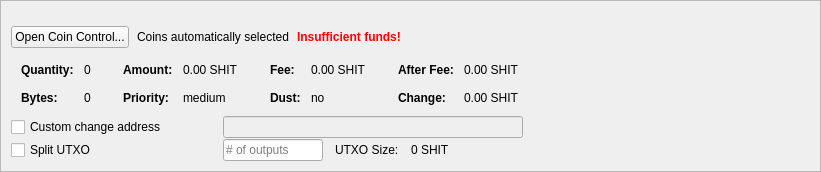
         <widget class="QFrame" name="frameCoinControl">
          <property name="sizePolicy">
           <sizepolicy hsizetype="Expanding" vsizetype="Expanding">
            <horstretch>0</horstretch>
            <verstretch>0</verstretch>
           </sizepolicy>
          </property>
          <property name="maximumSize">
           <size>
            <width>16777215</width>
            <height>16777215</height>
           </size>
          </property>
          <property name="frameShape">
           <enum>QFrame::StyledPanel</enum>
          </property>
          <property name="frameShadow">
           <enum>QFrame::Sunken</enum>
          </property>
          <layout class="QVBoxLayout" name="verticalLayoutCoinControl2">
           <property name="spacing">
            <number>0</number>
           </property>
           <property name="leftMargin">
            <number>0</number>
           </property>
           <property name="topMargin">
            <number>0</number>
           </property>
           <property name="rightMargin">
            <number>0</number>
           </property>
           <property name="bottomMargin">
            <number>0</number>
           </property>
           <item>
            <widget class="QFrame" name="frameCoinControl_BG">
             <layout class="QVBoxLayout" name="verticalLayoutCoinControl" stretch="0,0,0,0,0,0">
              <property name="spacing">
               <number>1</number>
              </property>
              <property name="leftMargin">
               <number>10</number>
              </property>
              <property name="topMargin">
               <number>10</number>
              </property>
              <item>
               <layout class="QHBoxLayout" name="horizontalLayoutCoinControl1">
                <property name="bottomMargin">
                 <number>15</number>
                </property>
                <item>
                 <layout class="QVBoxLayout" name="verticalLayout_3">
                  <property name="spacing">
                   <number>6</number>
                  </property>
                 </layout>
                </item>
               </layout>
              </item>
              <item>
               <layout class="QHBoxLayout" name="horizontalLayoutCoinControl2" stretch="0,0,0,0">
                <property name="spacing">
                 <number>8</number>
                </property>
                <property name="bottomMargin">
                 <number>10</number>
                </property>
                <item>
                 <widget class="QPushButton" name="pushButtonCoinControl">
                  <property name="sizePolicy">
                   <sizepolicy hsizetype="Minimum" vsizetype="Fixed">
                    <horstretch>0</horstretch>
                    <verstretch>0</verstretch>
                   </sizepolicy>
                  </property>
                  <property name="styleSheet">
                   <string notr="true"/>
                  </property>
                  <property name="text">
                   <string>Open Coin Control...</string>
                  </property>
                  <property name="autoDefault">
                   <bool>false</bool>
                  </property>
                 </widget>
                </item>
                <item>
                 <widget class="QLabel" name="labelCoinControlAutomaticallySelected">
                  <property name="text">
                   <string>Coins automatically selected</string>
                  </property>
                  <property name="margin">
                   <number>5</number>
                  </property>
                 </widget>
                </item>
                <item>
                 <widget class="QLabel" name="labelCoinControlInsuffFunds">
                  <property name="font">
                   <font>
                    <weight>75</weight>
                    <bold>true</bold>
                   </font>
                  </property>
                  <property name="styleSheet">
                   <string notr="true">color:red;font-weight:bold;</string>
                  </property>
                  <property name="text">
                   <string>Insufficient funds!</string>
                  </property>
                  <property name="margin">
                   <number>5</number>
                  </property>
                 </widget>
                </item>
                <item>
                 <spacer name="horizontalSpacerCoinControl">
                  <property name="orientation">
                   <enum>Qt::Horizontal</enum>
                  </property>
                  <property name="sizeHint" stdset="0">
                   <size>
                    <width>40</width>
                    <height>1</height>
                   </size>
                  </property>
                 </spacer>
                </item>
               </layout>
              </item>
              <item>
               <widget class="QWidget" name="widgetCoinControl" native="true">
                <property name="sizePolicy">
                 <sizepolicy hsizetype="Preferred" vsizetype="Preferred">
                  <horstretch>0</horstretch>
                  <verstretch>0</verstretch>
                 </sizepolicy>
                </property>
                <property name="minimumSize">
                 <size>
                  <width>0</width>
                  <height>0</height>
                 </size>
                </property>
                <property name="styleSheet">
                 <string notr="true"/>
                </property>
                <layout class="QHBoxLayout" name="horizontalLayoutCoinControl5">
                 <property name="leftMargin">
                  <number>0</number>
                 </property>
                 <property name="topMargin">
                  <number>0</number>
                 </property>
                 <property name="rightMargin">
                  <number>0</number>
                 </property>
                 <property name="bottomMargin">
                  <number>0</number>
                 </property>
                 <item>
                  <layout class="QHBoxLayout" name="horizontalLayoutCoinControl3" stretch="0,0,0,1">
                   <property name="spacing">
                    <number>20</number>
                   </property>
                   <property name="topMargin">
                    <number>0</number>
                   </property>
                   <property name="bottomMargin">
                    <number>10</number>
                   </property>
                   <item>
                    <layout class="QFormLayout" name="formLayoutCoinControl1">
                     <property name="horizontalSpacing">
                      <number>10</number>
                     </property>
                     <property name="verticalSpacing">
                      <number>14</number>
                     </property>
                     <property name="leftMargin">
                      <number>10</number>
                     </property>
                     <property name="topMargin">
                      <number>4</number>
                     </property>
                     <property name="rightMargin">
                      <number>6</number>
                     </property>
                     <item row="0" column="0">
                      <widget class="QLabel" name="labelCoinControlQuantityText">
                       <property name="font">
                        <font>
                         <weight>75</weight>
                         <bold>true</bold>
                        </font>
                       </property>
                       <property name="text">
                        <string>Quantity:</string>
                       </property>
                       <property name="margin">
                        <number>0</number>
                       </property>
                      </widget>
                     </item>
                     <item row="0" column="1">
                      <widget class="QLabel" name="labelCoinControlQuantity">
                       <property name="cursor">
                        <cursorShape>IBeamCursor</cursorShape>
                       </property>
                       <property name="contextMenuPolicy">
                        <enum>Qt::ActionsContextMenu</enum>
                       </property>
                       <property name="text">
                        <string notr="true">0</string>
                       </property>
                       <property name="margin">
                        <number>0</number>
                       </property>
                       <property name="textInteractionFlags">
                        <set>Qt::LinksAccessibleByMouse|Qt::TextSelectableByKeyboard|Qt::TextSelectableByMouse</set>
                       </property>
                      </widget>
                     </item>
                     <item row="1" column="0">
                      <widget class="QLabel" name="labelCoinControlBytesText">
                       <property name="font">
                        <font>
                         <weight>75</weight>
                         <bold>true</bold>
                        </font>
                       </property>
                       <property name="text">
                        <string>Bytes:</string>
                       </property>
                      </widget>
                     </item>
                     <item row="1" column="1">
                      <widget class="QLabel" name="labelCoinControlBytes">
                       <property name="cursor">
                        <cursorShape>IBeamCursor</cursorShape>
                       </property>
                       <property name="contextMenuPolicy">
                        <enum>Qt::ActionsContextMenu</enum>
                       </property>
                       <property name="text">
                        <string notr="true">0</string>
                       </property>
                       <property name="textInteractionFlags">
                        <set>Qt::LinksAccessibleByMouse|Qt::TextSelectableByKeyboard|Qt::TextSelectableByMouse</set>
                       </property>
                      </widget>
                     </item>
                    </layout>
                   </item>
                   <item>
                    <layout class="QFormLayout" name="formLayoutCoinControl2">
                     <property name="horizontalSpacing">
                      <number>10</number>
                     </property>
                     <property name="verticalSpacing">
                      <number>14</number>
                     </property>
                     <property name="leftMargin">
                      <number>6</number>
                     </property>
                     <property name="topMargin">
                      <number>4</number>
                     </property>
                     <property name="rightMargin">
                      <number>6</number>
                     </property>
                     <item row="0" column="0">
                      <widget class="QLabel" name="labelCoinControlAmountText">
                       <property name="font">
                        <font>
                         <weight>75</weight>
                         <bold>true</bold>
                        </font>
                       </property>
                       <property name="text">
                        <string>Amount:</string>
                       </property>
                       <property name="margin">
                        <number>0</number>
                       </property>
                      </widget>
                     </item>
                     <item row="0" column="1">
                      <widget class="QLabel" name="labelCoinControlAmount">
                       <property name="cursor">
                        <cursorShape>IBeamCursor</cursorShape>
                       </property>
                       <property name="contextMenuPolicy">
                        <enum>Qt::ActionsContextMenu</enum>
                       </property>
                       <property name="text">
                        <string notr="true">0.00 SHIT</string>
                       </property>
                       <property name="textInteractionFlags">
                        <set>Qt::LinksAccessibleByMouse|Qt::TextSelectableByKeyboard|Qt::TextSelectableByMouse</set>
                       </property>
                      </widget>
                     </item>
                     <item row="1" column="0">
                      <widget class="QLabel" name="labelCoinControlPriorityText">
                       <property name="font">
                        <font>
                         <weight>75</weight>
                         <bold>true</bold>
                        </font>
                       </property>
                       <property name="text">
                        <string>Priority:</string>
                       </property>
                      </widget>
                     </item>
                     <item row="1" column="1">
                      <widget class="QLabel" name="labelCoinControlPriority">
                       <property name="cursor">
                        <cursorShape>IBeamCursor</cursorShape>
                       </property>
                       <property name="contextMenuPolicy">
                        <enum>Qt::ActionsContextMenu</enum>
                       </property>
                       <property name="text">
                        <string>medium</string>
                       </property>
                       <property name="textInteractionFlags">
                        <set>Qt::LinksAccessibleByMouse|Qt::TextSelectableByKeyboard|Qt::TextSelectableByMouse</set>
                       </property>
                      </widget>
                     </item>
                    </layout>
                   </item>
                   <item>
                    <layout class="QFormLayout" name="formLayoutCoinControl3">
                     <property name="horizontalSpacing">
                      <number>10</number>
                     </property>
                     <property name="verticalSpacing">
                      <number>14</number>
                     </property>
                     <property name="leftMargin">
                      <number>6</number>
                     </property>
                     <property name="topMargin">
                      <number>4</number>
                     </property>
                     <property name="rightMargin">
                      <number>6</number>
                     </property>
                     <item row="0" column="0">
                      <widget class="QLabel" name="labelCoinControlFeeText">
                       <property name="font">
                        <font>
                         <weight>75</weight>
                         <bold>true</bold>
                        </font>
                       </property>
                       <property name="text">
                        <string>Fee:</string>
                       </property>
                       <property name="margin">
                        <number>0</number>
                       </property>
                      </widget>
                     </item>
                     <item row="0" column="1">
                      <widget class="QLabel" name="labelCoinControlFee">
                       <property name="cursor">
                        <cursorShape>IBeamCursor</cursorShape>
                       </property>
                       <property name="contextMenuPolicy">
                        <enum>Qt::ActionsContextMenu</enum>
                       </property>
                       <property name="text">
                        <string notr="true">0.00 SHIT</string>
                       </property>
                       <property name="textInteractionFlags">
                        <set>Qt::LinksAccessibleByMouse|Qt::TextSelectableByKeyboard|Qt::TextSelectableByMouse</set>
                       </property>
                      </widget>
                     </item>
                     <item row="1" column="0">
                      <widget class="QLabel" name="labelCoinControlLowOutputText">
                       <property name="font">
                        <font>
                         <weight>75</weight>
                         <bold>true</bold>
                        </font>
                       </property>
                       <property name="text">
                        <string>Dust:</string>
                       </property>
                      </widget>
                     </item>
                     <item row="1" column="1">
                      <widget class="QLabel" name="labelCoinControlLowOutput">
                       <property name="cursor">
                        <cursorShape>IBeamCursor</cursorShape>
                       </property>
                       <property name="contextMenuPolicy">
                        <enum>Qt::ActionsContextMenu</enum>
                       </property>
                       <property name="text">
                        <string>no</string>
                       </property>
                       <property name="textInteractionFlags">
                        <set>Qt::LinksAccessibleByMouse|Qt::TextSelectableByKeyboard|Qt::TextSelectableByMouse</set>
                       </property>
                      </widget>
                     </item>
                    </layout>
                   </item>
                   <item>
                    <layout class="QFormLayout" name="formLayoutCoinControl4">
                     <property name="horizontalSpacing">
                      <number>10</number>
                     </property>
                     <property name="verticalSpacing">
                      <number>14</number>
                     </property>
                     <property name="leftMargin">
                      <number>6</number>
                     </property>
                     <property name="topMargin">
                      <number>4</number>
                     </property>
                     <property name="rightMargin">
                      <number>6</number>
                     </property>
                     <item row="0" column="0">
                      <widget class="QLabel" name="labelCoinControlAfterFeeText">
                       <property name="font">
                        <font>
                         <weight>75</weight>
                         <bold>true</bold>
                        </font>
                       </property>
                       <property name="text">
                        <string>After Fee:</string>
                       </property>
                       <property name="margin">
                        <number>0</number>
                       </property>
                      </widget>
                     </item>
                     <item row="0" column="1">
                      <widget class="QLabel" name="labelCoinControlAfterFee">
                       <property name="cursor">
                        <cursorShape>IBeamCursor</cursorShape>
                       </property>
                       <property name="contextMenuPolicy">
                        <enum>Qt::ActionsContextMenu</enum>
                       </property>
                       <property name="text">
                        <string notr="true">0.00 SHIT</string>
                       </property>
                       <property name="textInteractionFlags">
                        <set>Qt::LinksAccessibleByMouse|Qt::TextSelectableByKeyboard|Qt::TextSelectableByMouse</set>
                       </property>
                      </widget>
                     </item>
                     <item row="1" column="0">
                      <widget class="QLabel" name="labelCoinControlChangeText">
                       <property name="font">
                        <font>
                         <weight>75</weight>
                         <bold>true</bold>
                        </font>
                       </property>
                       <property name="text">
                        <string>Change:</string>
                       </property>
                      </widget>
                     </item>
                     <item row="1" column="1">
                      <widget class="QLabel" name="labelCoinControlChange">
                       <property name="cursor">
                        <cursorShape>IBeamCursor</cursorShape>
                       </property>
                       <property name="contextMenuPolicy">
                        <enum>Qt::ActionsContextMenu</enum>
                       </property>
                       <property name="text">
                        <string notr="true">0.00 SHIT</string>
                       </property>
                       <property name="textInteractionFlags">
                        <set>Qt::LinksAccessibleByMouse|Qt::TextSelectableByKeyboard|Qt::TextSelectableByMouse</set>
                       </property>
                      </widget>
                     </item>
                    </layout>
                   </item>
                  </layout>
                 </item>
                </layout>
               </widget>
              </item>
              <item>
               <layout class="QHBoxLayout" name="horizontalLayoutCoinControl4">
                <property name="spacing">
                 <number>12</number>
                </property>
                <property name="sizeConstraint">
                 <enum>QLayout::SetDefaultConstraint</enum>
                </property>
                <property name="topMargin">
                 <number>0</number>
                </property>
                <property name="rightMargin">
                 <number>0</number>
                </property>
                <item>
                 <widget class="QCheckBox" name="checkBoxCoinControlChange">
                  <property name="sizePolicy">
                   <sizepolicy hsizetype="Preferred" vsizetype="Preferred">
                    <horstretch>0</horstretch>
                    <verstretch>0</verstretch>
                   </sizepolicy>
                  </property>
                  <property name="minimumSize">
                   <size>
                    <width>200</width>
                    <height>0</height>
                   </size>
                  </property>
                  <property name="maximumSize">
                   <size>
                    <width>200</width>
                    <height>16777215</height>
                   </size>
                  </property>
                  <property name="toolTip">
                   <string>If this is activated, but the change address is empty or invalid, change will be sent to a newly generated address.</string>
                  </property>
                  <property name="text">
                   <string>Custom change address</string>
                  </property>
                 </widget>
                </item>
                <item>
                 <widget class="QValidatedLineEdit" name="lineEditCoinControlChange">
                  <property name="enabled">
                   <bool>false</bool>
                  </property>
                  <property name="sizePolicy">
                   <sizepolicy hsizetype="Preferred" vsizetype="Preferred">
                    <horstretch>0</horstretch>
                    <verstretch>0</verstretch>
                   </sizepolicy>
                  </property>
                  <property name="minimumSize">
                   <size>
                    <width>300</width>
                    <height>0</height>
                   </size>
                  </property>
                 </widget>
                </item>
                <item>
                 <widget class="QLabel" name="labelCoinControlChangeLabel">
                  <property name="sizePolicy">
                   <sizepolicy hsizetype="Preferred" vsizetype="Preferred">
                    <horstretch>0</horstretch>
                    <verstretch>0</verstretch>
                   </sizepolicy>
                  </property>
                  <property name="minimumSize">
                   <size>
                    <width>100</width>
                    <height>0</height>
                   </size>
                  </property>
                  <property name="text">
                   <string/>
                  </property>
                  <property name="margin">
                   <number>3</number>
                  </property>
                 </widget>
                </item>
               </layout>
              </item>
              <item>
               <layout class="QHBoxLayout" name="horizontalLayoutCoinControl6">
                <property name="spacing">
                 <number>12</number>
                </property>
                <property name="rightMargin">
                 <number>0</number>
                </property>
                <item>
                 <widget class="QCheckBox" name="splitBlockCheckBox">
                  <property name="sizePolicy">
                   <sizepolicy hsizetype="Preferred" vsizetype="Preferred">
                    <horstretch>0</horstretch>
                    <verstretch>0</verstretch>
                   </sizepolicy>
                  </property>
                  <property name="minimumSize">
                   <size>
                    <width>200</width>
                    <height>0</height>
                   </size>
                  </property>
                  <property name="maximumSize">
                   <size>
                    <width>200</width>
                    <height>16777215</height>
                   </size>
                  </property>
                  <property name="text">
                   <string>Split UTXO</string>
                  </property>
                 </widget>
                </item>
                <item>
                 <widget class="QLineEdit" name="splitBlockLineEdit">
                  <property name="sizePolicy">
                   <sizepolicy hsizetype="Preferred" vsizetype="Preferred">
                    <horstretch>50</horstretch>
                    <verstretch>0</verstretch>
                   </sizepolicy>
                  </property>
                  <property name="minimumSize">
                   <size>
                    <width>100</width>
                    <height>0</height>
                   </size>
                  </property>
                  <property name="maximumSize">
                   <size>
                    <width>100</width>
                    <height>16777215</height>
                   </size>
                  </property>
                  <property name="placeholderText">
                   <string># of outputs</string>
                  </property>
                 </widget>
                </item>
                <item>
                 <widget class="QLabel" name="labelBlockSizeText">
                  <property name="text">
                   <string>UTXO Size:</string>
                  </property>
                 </widget>
                </item>
                <item>
                 <widget class="QLabel" name="labelBlockSize">
                  <property name="text">
                   <string>0 SHIT</string>
                  </property>
                 </widget>
                </item>
                <item>
                 <spacer name="horizontalSpacer_7">
                  <property name="orientation">
                   <enum>Qt::Horizontal</enum>
                  </property>
                  <property name="sizeHint" stdset="0">
                   <size>
                    <width>40</width>
                    <height>20</height>
                   </size>
                  </property>
                 </spacer>
                </item>
               </layout>
              </item>
              <item>
               <spacer name="verticalSpacerCoinControl">
                <property name="orientation">
                 <enum>Qt::Vertical</enum>
                </property>
                <property name="sizeHint" stdset="0">
                 <size>
                  <width>800</width>
                  <height>1</height>
                 </size>
                </property>
               </spacer>
              </item>
             </layout>
            </widget>
           </item>
          </layout>
         </widget>
